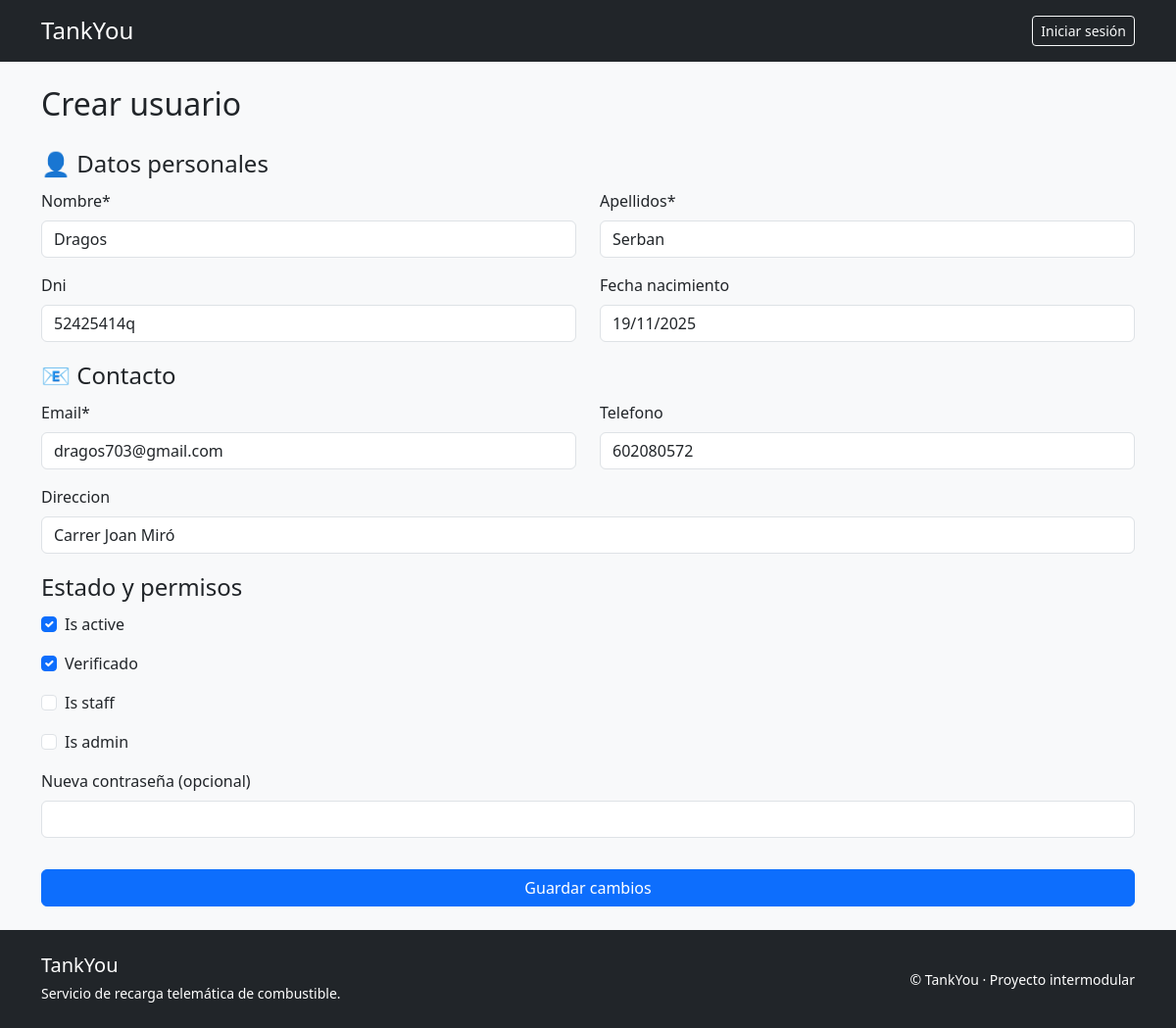
Page /usuarios/editar/1/ on the committed database.
### users/models.py (models this page shows, shortened)
class Usuario(AbstractBaseUser, PermissionsMixin):
    nombre = models.CharField(max_length=50)
    apellidos = models.CharField(max_length=100)
    email = models.EmailField(max_length=100, unique=True)
    fecha_nacimiento = models.DateField(null=True, blank=True)
    dni = models.CharField(max_length=20, unique=True, null=True, blank=True)
    direccion = models.CharField(max_length=150, null=True, blank=True)
    telefono = models.CharField(max_length=25, null=True, blank=True)
    verificado = models.BooleanField(default=False)
    is_active = models.BooleanField(default=True)
    is_admin = models.BooleanField(default=False)
    is_staff = models.BooleanField(default=False)
    create_date = models.DateTimeField(auto_now_add=True)
    update_date = models.DateTimeField(auto_now=True)
    objects = MyUserManager()
    USERNAME_FIELD = 'email'
    REQUIRED_FIELDS = ['nombre', 'apellidos']

### users/views.py (the view, shortened to what this page needs)
# urls.py: path('usuarios/editar/<int:pk>/', user_views.ProyectoUpdateView.as_view(), name='usuario_editar'),
class ProyectoUpdateView(UpdateView):
    model = Usuario
    form_class = UsuarioUpdateForm
    success_url = reverse_lazy('Home')

### templates/users/Usuario_form.html (shortened to what this page needs)
{% extends "base.html" %}
{% load crispy_forms_tags %}
{% block content %}
<h2 class="mb-4">Crear usuario</h2>
<form method="post">
    {% crispy form %}
</form>
{% endblock %}

### rows in the picture
Usuario: nombre "Dragos", apellidos "Serban", dni "52425414q", fecha_nacimiento "19/11/2025", email "dragos703@gmail.com", telefono "602080572", direccion "Carrer Joan Miró", is_active "☑", verificado "☑"
